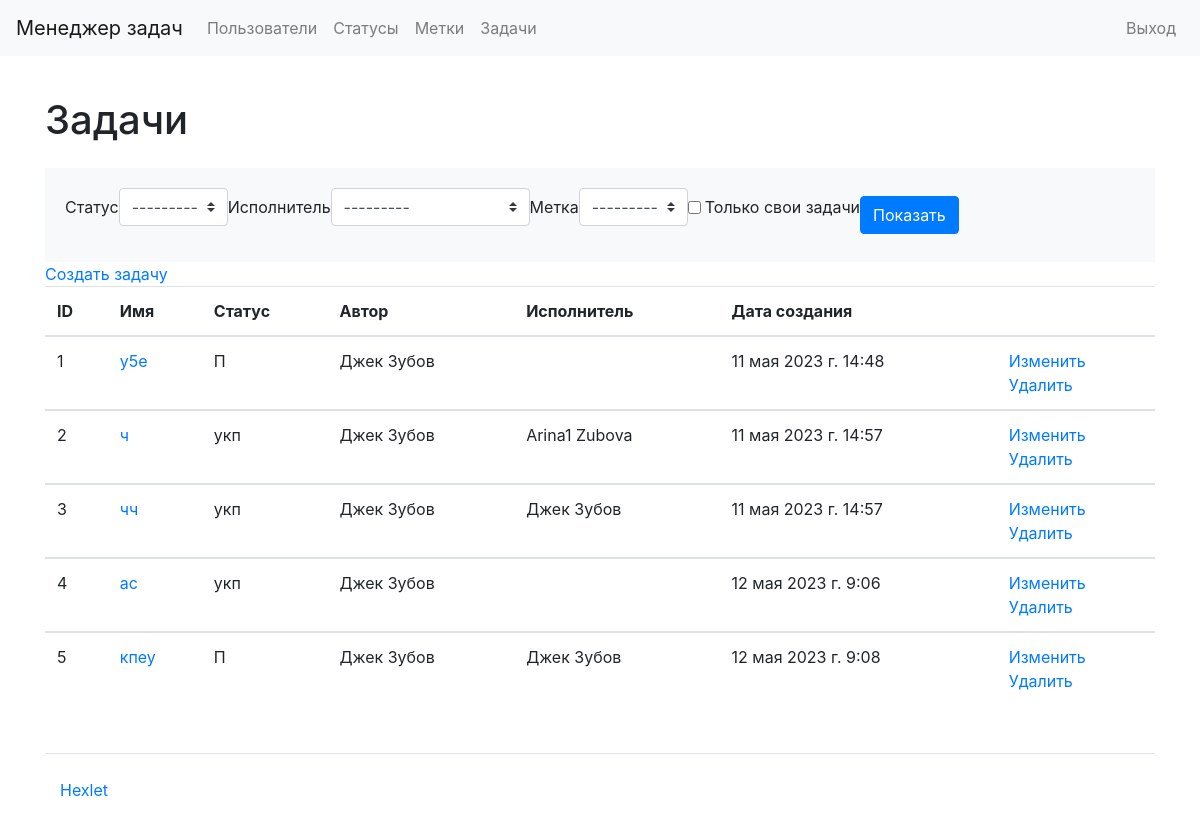
The app's page /tasks/ (signed in), older data.
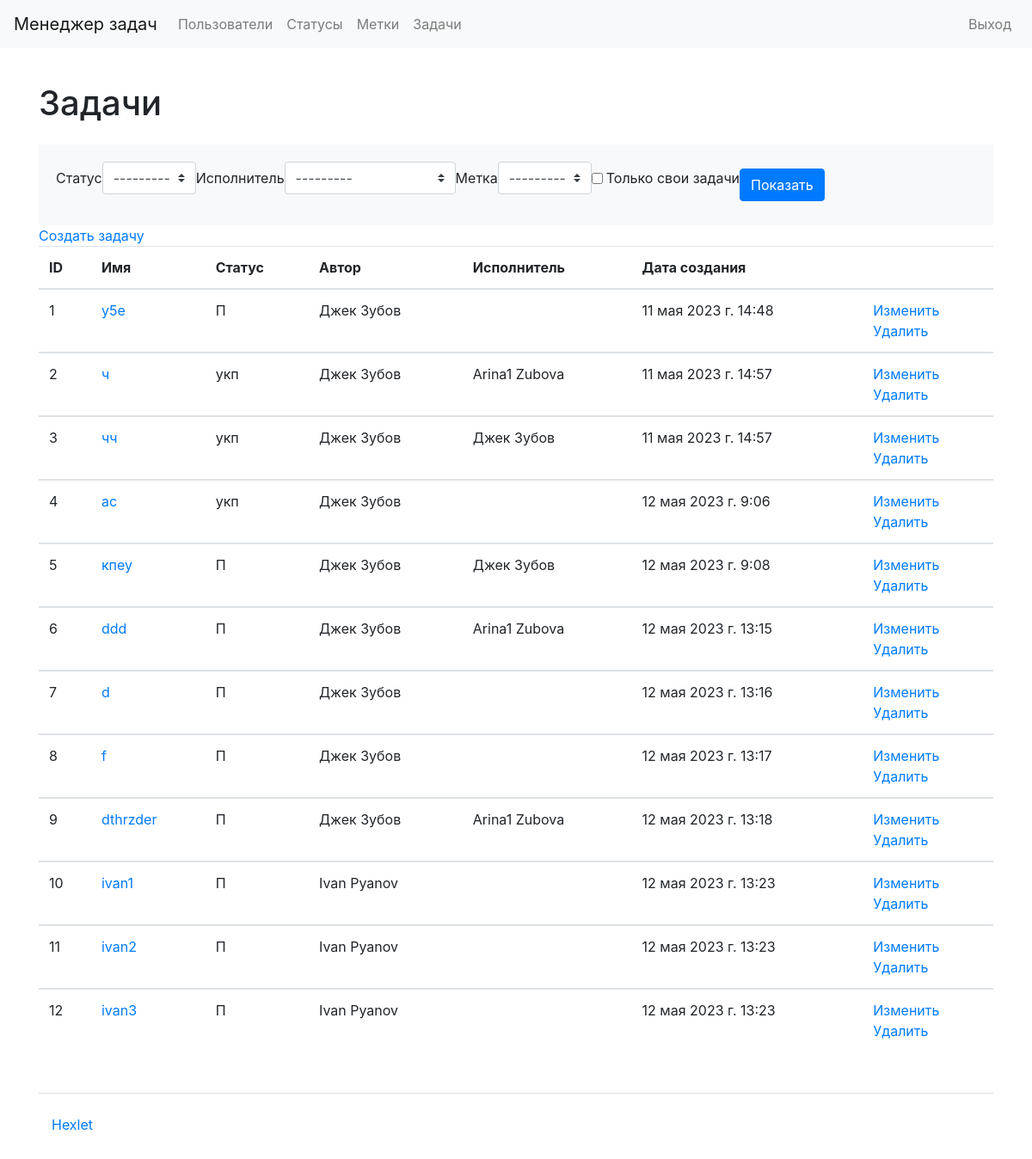
The same page, newer data.
### tasks/models.py (models this page shows, shortened)
class Task(models.Model):
    name = models.CharField(max_length=150, unique=True)
    description = models.TextField(null=True, blank=True)
    created_at = models.DateTimeField(auto_now=True)
    status = models.ForeignKey(Status, on_delete=models.PROTECT)
    creator = models.ForeignKey(User, related_name='creator', on_delete=models.PROTECT)
    executor = models.ForeignKey(User, related_name='executor', on_delete=models.PROTECT, null=True, blank=True)
    labels = models.ManyToManyField(Label, blank=True)

### statuses/models.py (models this page shows)
class Status(models.Model):
    name = models.CharField(max_length=150, unique=True)
    created_at = models.DateTimeField(auto_now=True)
    def __str__(self):
        return self.name

### users/models.py (models this page shows)
class User(AbstractUser):
    def __str__(self):
        return f'{self.first_name} {self.last_name}'

### tasks/views.py (the view)
# urls.py: path('', views.TasksListView.as_view(), name='tasks_list'),
class TasksListView(LoginRequiredMixin, FilterView):
    model = Task
    template_name = "tasks/list_of_tasks.html"
    context_object_name = 'tasks'
    filterset_class = TaskFilter
    login_url = 'login'
    def get_context_data(self, **kwargs):
        context = super().get_context_data(**kwargs)
        context["title"] = _("Tasks")
        return context

### labels/models.py (called while the page is built)
    def __str__(self):
        return self.name

### tasks/templates/tasks/list_of_tasks.html (shortened to what this page needs)
{% extends "base.html" %}
{% load bootstrap4 %}
{% load i18n %}
{% get_current_language as LANGUAGE_CODE %}
{% block content %}
<h1 class="my-4">{{ title }}</h1>
<div class="card-body bg-light">
    <form class="form-inline center" method="get">
        {% bootstrap_form filter.form size='small' %}
  {% buttons %}<button type="submit" class="btn btn-primary">{% translate "Show" %}</button>{% endbuttons %}
</form>
</div>
<a href="{% url 'task_create' %}">{% translate "Create task" %}</a>
<table class="table table-stripped">
    <thead>
        <tr>
            <th>ID</th>
            <th>{% translate "Name" %}</th>
            <th>{% translate "Status" %}</th>
            <th>{% translate "Author" %}</th>
            <th>{% translate "Executor" %}</th>
            <th>{% translate "Date of creation" %}</th>
            <th></th>
        </tr>
    </thead>
        {% for task in object_list %}
    <tbody>
        <tr>
            <td>{{ task.id }}</td>
            <td><a href="/tasks/{{ task.id }}">{{ task.name }}</a></td>
            <td>{{ task.status }}</td>
            <td>{{ task.creator }}</td>
            {% if task.executor == None %}
            <td> </td>
            {% endif %}
            {% if task.executor != None %}
            <td>{{ task.executor.first_name }} {{ task.executor.last_name }}</td>
            {% endif %}
            <td>{{ task.created_at }}</td>
            <td>
                <a href="/tasks/{{ task.id }}/update/">{% translate "Update" %}</a>
                <br>
                <a href="/tasks/{{ task.id }}/delete/">{% translate "Delete" %}</a>
            </td>
        </tr>
        {% endfor %}
    </tbody>
</table>
{% endblock %}

### task_manager/templates/base.html (shortened to what this page needs)
{% load i18n %}
{% get_current_language as LANGUAGE_CODE %}
{% load bootstrap4 %}
<!DOCTYPE html>
<html lang="{{ LANGUAGE_CODE }}">
    <head>
        <link href="https://cdn.jsdelivr.net/npm/bootstrap@4.6.0/dist/css/bootstrap.min.css"
              rel="stylesheet">
      </head>
    <body class="d-flex flex-column min-vh-100">
        <nav class="navbar navbar-expand-lg navbar-light bg-light mb-3">
            <a class="navbar-brand" href="/">{% translate "Task manager" %}</a>
            <div class="collapse navbar-collapse" id="navbarToggleExternalContent">
                <ul class="navbar-nav mr-auto">
                    <li class="nav-item">
                        <a class="nav-link" href="/users/">{% translate "Users" %}</a>
                    </li>
                    {% if user.is_authenticated %}
                    <li class="nav-item">
                      <a class="nav-link" href="/statuses/">{% translate "Statuses" %}</a>
                    </li>
                    <li class="nav-item">
                      <a class="nav-link" href="/labels/">{% translate "Labels" %}</a>
                    </li>
                    <li class="nav-item">
                      <a class="nav-link" href="/tasks/">{% translate "Tasks" %}</a>
                    </li>
                    {% endif %}
                </ul>
                <ul class="navbar-nav">
                    {% if not user.is_authenticated %}
                    <li class="nav-item">
                        <a class="nav-link" href="/login/">{% translate "Log in" %}</a>
                    </li>
                    <li class="nav-item">
                        <a class="nav-link" href="/users/create/">{% translate "Registration" %}</a>
                    </li>
                    {% else %}
                    <li class="nav-item">
                        <a class="nav-link" href="/logout/">{% translate "Log out" %}</a>
                    </li>
                    {% endif %}
                </ul>
            </div>
        </nav>
    <div class="container wrapper flex-grow-1">
        {% block content %} layout content {% endblock%}
    <footer>
      <div class="container my-5 pt-4 border-top">
        <a target="_blank" href="https://ru.hexlet.io">Hexlet</a>
      </div>
    </footer>
    </body>
</html>

Row changes from the older to the newer data that the page shows:
added Task: id "6", name "ddd", status "П", creator "Джек Зубов", executor.first_name "Arina1", executor.last_name "Zubova", created_at "12 мая 2023 г. 13:15"
added Task: id "7", name "d", status "П", creator "Джек Зубов", created_at "12 мая 2023 г. 13:16"
added Task: id "8", name "f", status "П", creator "Джек Зубов", created_at "12 мая 2023 г. 13:17"
added Task: id "9", name "dthrzder", status "П", creator "Джек Зубов", executor.first_name "Arina1", executor.last_name "Zubova", created_at "12 мая 2023 г. 13:18"
added Task: id "10", name "ivan1", status "П", creator "Ivan Pyanov", created_at "12 мая 2023 г. 13:23"
added Task: id "11", name "ivan2", status "П", creator "Ivan Pyanov", created_at "12 мая 2023 г. 13:23"
added Task: id "12", name "ivan3", status "П", creator "Ivan Pyanov", created_at "12 мая 2023 г. 13:23"
